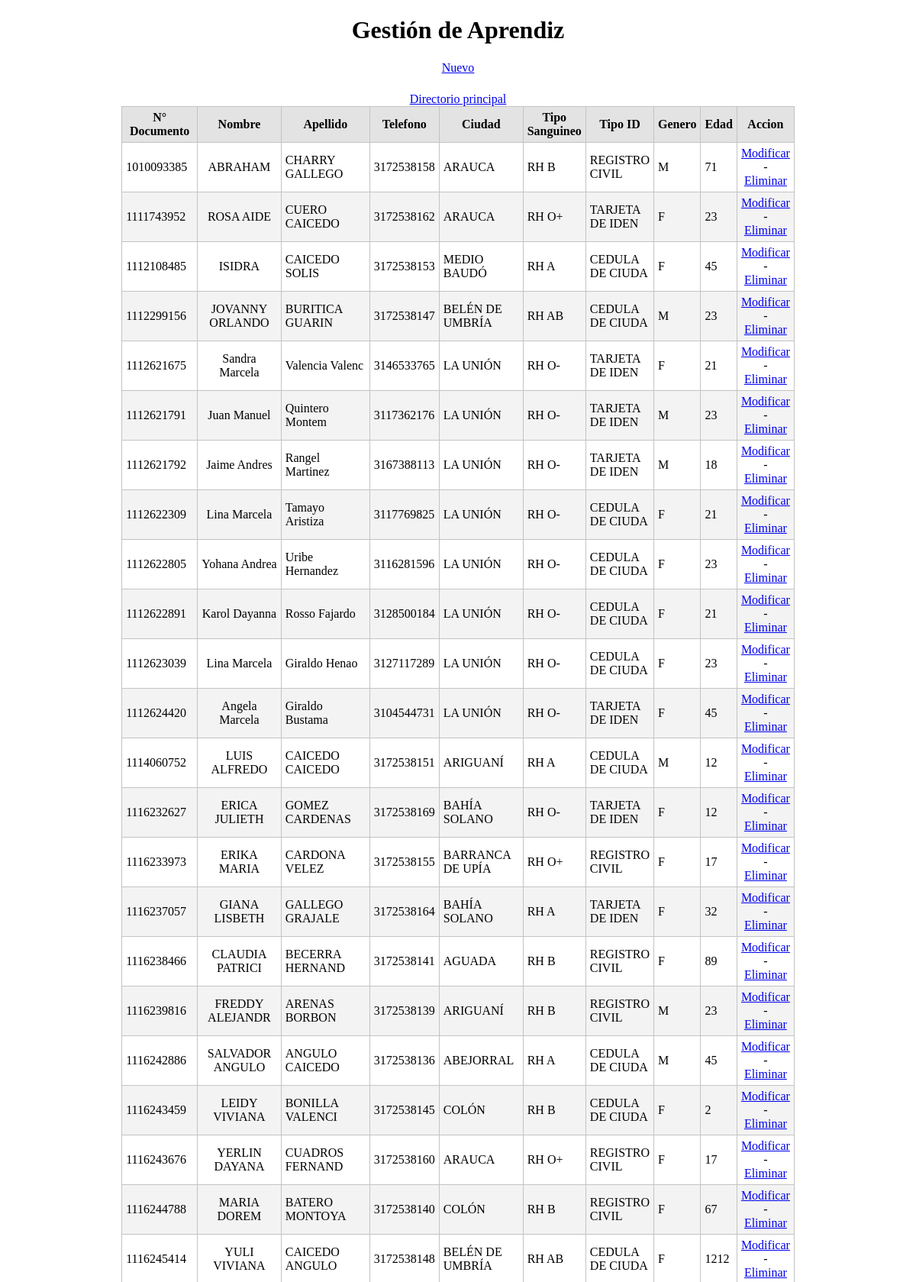
The page /aprendiz/index.php (upper part) on the database its author committed.
### tables this page shows
CREATE TABLE IF NOT EXISTS `aprendiz` (
  `id_aprendiz` varchar(11) NOT NULL DEFAULT '',
  `nom_pre` varchar(15) DEFAULT NULL,
  `apell_apre` varchar(15) DEFAULT NULL,
  `tel` bigint(11) DEFAULT NULL,
  `cod_ciudad` int(4) DEFAULT NULL,
  `cod_rh` int(3) DEFAULT NULL,
  `cod_tipo_id` int(3) DEFAULT NULL,
  `genero` varchar(15) DEFAULT NULL,
  `edad` int(3) DEFAULT NULL,
  PRIMARY KEY (`id_aprendiz`),
  KEY `cod_ciudad` (`cod_ciudad`),
  KEY `cod_rh` (`cod_rh`),
  KEY `cod_tipo_id` (`cod_tipo_id`)
);

CREATE TABLE IF NOT EXISTS `ciudad` (
  `cod_ciudad` int(4) NOT NULL DEFAULT '0',
  `nom_ciudad` varchar(20) DEFAULT NULL,
  `cod_depto` int(3) DEFAULT NULL,
  `habitantes` varchar(15) DEFAULT NULL,
  PRIMARY KEY (`cod_ciudad`),
  KEY `cod_depto` (`cod_depto`)
);

CREATE TABLE IF NOT EXISTS `rh` (
  `cod_rh` int(3) NOT NULL DEFAULT '0',
  `desc_rh` varchar(7) DEFAULT NULL,
  PRIMARY KEY (`cod_rh`)
);

CREATE TABLE IF NOT EXISTS `tipo_id` (
  `cod_tipo_id` int(10) NOT NULL DEFAULT '0',
  `desc_tipo_id` varchar(15) DEFAULT NULL,
  PRIMARY KEY (`cod_tipo_id`)
);

### aprendiz/view/viewClass.php (called while the page is built, shortened)
<?php
class viewClass {
    static public function renderHTML($view, $args = NULL) {
        include_once 'templates/' . $view;
    }
}

### librerias/dataBaseClass.php (called while the page is built, shortened)
<?php
class dataBaseClass {
  static private $port = 3306,
          $host = 'localhost',
          $dbname = 'bd_desercion',
          $user = 'root',
          $password = 'root',
          $driver = 'mysql',
          $instance = NULL;
  static public function getInstance() {
    return self::$instance;
  }
  static private function connect() {
    try {
      $dsn = self::$driver
              . ':host='. self::$host
              . ';dbname=' . self::$dbname;
      self::$instance = new PDO($dsn, self::$user, self::$password);
      return true;
    } catch (PDOException $e) {
      echo $e->getMessage();
    }
  }
}

### aprendiz/model/modelClass.php (called while the page is built, shortened)
<?php
class modelClass {
    static public function getAll() {
        try {
            $sql = 'SELECT id_aprendiz,nom_pre,apell_apre,tel,nom_ciudad,desc_rh,desc_tipo_id,genero,edad FROM  aprendiz natural join rh natural join tipo_id natural join ciudad ';
            return dataBaseClass::getInstance()->query($sql)->fetchAll(PDO::FETCH_ASSOC);
        } catch (PDOException $e) {
            return $e;
        }
    }
}

### aprendiz/view/templates/index.php (the view, shortened to what this page needs)
<!DOCTYPE html>
<html lang="es">
    <head>
        <link rel="stylesheet" media="screen" href="css/main.css">
    </head>
    <body>
    <center><h1>Gestión de Aprendiz</h1></center>
    <div id="lnkNuevo">
        <center><a href="index.php?action=create">Nuevo</a></center>
    </div><br>
    <center><a href="../index.php">Directorio principal</a></center>
    <center> <table id="tblContenido">
            <thead>
                <tr>
                    <th>N° Documento</th>
                    <th>Nombre</th>
                    <th>Apellido</th>
                    <th>Telefono</th>
                    <th>Ciudad</th>
                    <th>Tipo Sanguineo</th>
                    <th>Tipo ID</th>
                    <th>Genero</th>
                    <th>Edad</th>
                    <th>Accion</th>
                </tr>
            </thead>
            <tbody>
                <?php foreach ($datos as $row): ?>
                <tr>
                        <td><?php echo $row['id_aprendiz'] ?></td>
                        <td><?php echo $row['nom_pre'] ?></td>
                        <td><?php echo $row['apell_apre'] ?></td>
                        <td><?php echo $row['tel'] ?></td>
                        <td><?php echo $row['nom_ciudad'] ?></td>
                        <td><?php echo $row['desc_rh'] ?></td>
                        <td><?php echo $row['desc_tipo_id'] ?></td>
                        <td><?php echo $row['genero'] ?></td>
                        <td><?php echo $row['edad'] ?></td>
                        <td><a href="index.php?action=update&amp;id=<?php echo $row['id_aprendiz'] ?>">Modificar</a> - <a href="index.php?action=delete&amp;id=<?php echo $row['id_aprendiz'] ?>">Eliminar</a></td>
                    </tr>
                <?php endforeach ?>
            </tbody>
        </table>
    </center>
</body>
</html>

### aprendiz/css/main.css (style rules this page uses)
#lnkNuevo { margin-bottom: 5px; }
#tblContenido { border: solid #c3c3c3 1px; width: 400px; border-spacing: 0px; border-collapse: collapse; }
#tblContenido thead tr th { background-color: #e3e3e3; }
#tblContenido tbody tr td, #tblContenido thead tr th { margin: 0px; padding: 0px; border: solid #c3c3c3 1px; padding: 5px; }
#tblContenido tbody tr:nth-child(2n) { background-color: #f3f3f3; }
#tblContenido tbody tr td:last-child, #tblContenido tbody tr td:nth-child(2) { text-align: center; }

### rows shown on the page
aprendiz: id_aprendiz "1010093385", nom_pre "ABRAHAM", apell_apre "CHARRY GALLEGO", tel "3172538158", cod_ciudad.nom_ciudad "ARAUCA", cod_rh.desc_rh "RH B", cod_tipo.desc_tipo_id "REGISTRO CIVIL", genero "M", edad "71"
aprendiz: id_aprendiz "1111743952", nom_pre "ROSA AIDE", apell_apre "CUERO CAICEDO", tel "3172538162", cod_ciudad.nom_ciudad "ARAUCA", cod_rh.desc_rh "RH O+", cod_tipo.desc_tipo_id "TARJETA DE IDEN", genero "F", edad "23"
aprendiz: id_aprendiz "1112108485", nom_pre "ISIDRA", apell_apre "CAICEDO SOLIS", tel "3172538153", cod_ciudad.nom_ciudad "MEDIO BAUDÓ", cod_rh.desc_rh "RH A", cod_tipo.desc_tipo_id "CEDULA DE CIUDA", genero "F", edad "45"
aprendiz: id_aprendiz "1112299156", nom_pre "JOVANNY ORLANDO", apell_apre "BURITICA GUARIN", tel "3172538147", cod_ciudad.nom_ciudad "BELÉN DE UMBRÍA", cod_rh.desc_rh "RH AB", cod_tipo.desc_tipo_id "CEDULA DE CIUDA", genero "M", edad "23"
aprendiz: id_aprendiz "1112621675", nom_pre "Sandra Marcela", apell_apre "Valencia Valenc", tel "3146533765", cod_ciudad.nom_ciudad "LA UNIÓN", cod_rh.desc_rh "RH O-", cod_tipo.desc_tipo_id "TARJETA DE IDEN", genero "F", edad "21"
aprendiz: id_aprendiz "1112621791", nom_pre "Juan Manuel", apell_apre "Quintero Montem", tel "3117362176", cod_ciudad.nom_ciudad "LA UNIÓN", cod_rh.desc_rh "RH O-", cod_tipo.desc_tipo_id "TARJETA DE IDEN", genero "M", edad "23"
aprendiz: id_aprendiz "1112621792", nom_pre "Jaime Andres", apell_apre "Rangel Martinez", tel "3167388113", cod_ciudad.nom_ciudad "LA UNIÓN", cod_rh.desc_rh "RH O-", cod_tipo.desc_tipo_id "TARJETA DE IDEN", genero "M", edad "18"
aprendiz: id_aprendiz "1112622309", nom_pre "Lina Marcela", apell_apre "Tamayo Aristiza", tel "3117769825", cod_ciudad.nom_ciudad "LA UNIÓN", cod_rh.desc_rh "RH O-", cod_tipo.desc_tipo_id "CEDULA DE CIUDA", genero "F", edad "21"
aprendiz: id_aprendiz "1112622805", nom_pre "Yohana Andrea", apell_apre "Uribe Hernandez", tel "3116281596", cod_ciudad.nom_ciudad "LA UNIÓN", cod_rh.desc_rh "RH O-", cod_tipo.desc_tipo_id "CEDULA DE CIUDA", genero "F", edad "23"
aprendiz: id_aprendiz "1112622891", nom_pre "Karol Dayanna", apell_apre "Rosso Fajardo", tel "3128500184", cod_ciudad.nom_ciudad "LA UNIÓN", cod_rh.desc_rh "RH O-", cod_tipo.desc_tipo_id "CEDULA DE CIUDA", genero "F", edad "21"
aprendiz: id_aprendiz "1112623039", nom_pre "Lina Marcela", apell_apre "Giraldo Henao", tel "3127117289", cod_ciudad.nom_ciudad "LA UNIÓN", cod_rh.desc_rh "RH O-", cod_tipo.desc_tipo_id "CEDULA DE CIUDA", genero "F", edad "23"
aprendiz: id_aprendiz "1112624420", nom_pre "Angela Marcela", apell_apre "Giraldo Bustama", tel "3104544731", cod_ciudad.nom_ciudad "LA UNIÓN", cod_rh.desc_rh "RH O-", cod_tipo.desc_tipo_id "TARJETA DE IDEN", genero "F", edad "45"
aprendiz: id_aprendiz "1114060752", nom_pre "LUIS ALFREDO", apell_apre "CAICEDO CAICEDO", tel "3172538151", cod_ciudad.nom_ciudad "ARIGUANÍ", cod_rh.desc_rh "RH A", cod_tipo.desc_tipo_id "CEDULA DE CIUDA", genero "M", edad "12"
aprendiz: id_aprendiz "1116232627", nom_pre "ERICA JULIETH", apell_apre "GOMEZ CARDENAS", tel "3172538169", cod_ciudad.nom_ciudad "BAHÍA SOLANO", cod_rh.desc_rh "RH O-", cod_tipo.desc_tipo_id "TARJETA DE IDEN", genero "F", edad "12"
aprendiz: id_aprendiz "1116233973", nom_pre "ERIKA MARIA", apell_apre "CARDONA VELEZ", tel "3172538155", cod_ciudad.nom_ciudad "BARRANCA DE UPÍA", cod_rh.desc_rh "RH O+", cod_tipo.desc_tipo_id "REGISTRO CIVIL", genero "F", edad "17"
aprendiz: id_aprendiz "1116237057", nom_pre "GIANA LISBETH", apell_apre "GALLEGO GRAJALE", tel "3172538164", cod_ciudad.nom_ciudad "BAHÍA SOLANO", cod_rh.desc_rh "RH A", cod_tipo.desc_tipo_id "TARJETA DE IDEN", genero "F", edad "32"
aprendiz: id_aprendiz "1116238466", nom_pre "CLAUDIA PATRICI", apell_apre "BECERRA HERNAND", tel "3172538141", cod_ciudad.nom_ciudad "AGUADA", cod_rh.desc_rh "RH B", cod_tipo.desc_tipo_id "REGISTRO CIVIL", genero "F", edad "89"
aprendiz: id_aprendiz "1116239816", nom_pre "FREDDY ALEJANDR", apell_apre "ARENAS BORBON", tel "3172538139", cod_ciudad.nom_ciudad "ARIGUANÍ", cod_rh.desc_rh "RH B", cod_tipo.desc_tipo_id "REGISTRO CIVIL", genero "M", edad "23"
aprendiz: id_aprendiz "1116242886", nom_pre "SALVADOR ANGULO", apell_apre "ANGULO CAICEDO", tel "3172538136", cod_ciudad.nom_ciudad "ABEJORRAL", cod_rh.desc_rh "RH A", cod_tipo.desc_tipo_id "CEDULA DE CIUDA", genero "M", edad "45"
aprendiz: id_aprendiz "1116243459", nom_pre "LEIDY VIVIANA", apell_apre "BONILLA VALENCI", tel "3172538145", cod_ciudad.nom_ciudad "COLÓN", cod_rh.desc_rh "RH B", cod_tipo.desc_tipo_id "CEDULA DE CIUDA", genero "F", edad "2"
aprendiz: id_aprendiz "1116243676", nom_pre "YERLIN DAYANA", apell_apre "CUADROS FERNAND", tel "3172538160", cod_ciudad.nom_ciudad "ARAUCA", cod_rh.desc_rh "RH O+", cod_tipo.desc_tipo_id "REGISTRO CIVIL", genero "F", edad "17"
aprendiz: id_aprendiz "1116244788", nom_pre "MARIA DOREM", apell_apre "BATERO MONTOYA", tel "3172538140", cod_ciudad.nom_ciudad "COLÓN", cod_rh.desc_rh "RH B", cod_tipo.desc_tipo_id "REGISTRO CIVIL", genero "F", edad "67"
aprendiz: id_aprendiz "1116245414", nom_pre "YULI VIVIANA", apell_apre "CAICEDO ANGULO", tel "3172538148", cod_ciudad.nom_ciudad "BELÉN DE UMBRÍA", cod_rh.desc_rh "RH AB", cod_tipo.desc_tipo_id "CEDULA DE CIUDA", genero "F", edad "1212"
